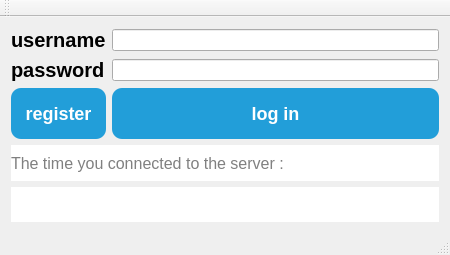
<?xml version="1.0" encoding="UTF-8"?>
<ui version="4.0">
 <class>MainWindow</class>
 <widget class="QMainWindow" name="MainWindow">
  <property name="geometry">
   <rect>
    <x>0</x>
    <y>0</y>
    <width>450</width>
    <height>255</height>
   </rect>
  </property>
  <property name="sizePolicy">
   <sizepolicy hsizetype="Preferred" vsizetype="Preferred">
    <horstretch>0</horstretch>
    <verstretch>0</verstretch>
   </sizepolicy>
  </property>
  <property name="minimumSize">
   <size>
    <width>450</width>
    <height>200</height>
   </size>
  </property>
  <property name="maximumSize">
   <size>
    <width>450</width>
    <height>255</height>
   </size>
  </property>
  <property name="windowTitle">
   <string>QTCPClient</string>
  </property>
  <property name="styleSheet">
   <string notr="true"/>
  </property>
  <widget class="QWidget" name="centralWidget">
   <layout class="QGridLayout" name="gridLayout_2">
    <item row="0" column="0">
     <layout class="QGridLayout" name="gridLayout">
      <item row="0" column="0">
       <widget class="QLabel" name="user_lbl">
        <property name="styleSheet">
         <string notr="true">color : black;
font-weight:bold;
font-size: 20px;
text-align:center;
</string>
        </property>
        <property name="text">
         <string>username</string>
        </property>
       </widget>
      </item>
      <item row="3" column="1">
       <widget class="QPushButton" name="log_btn">
        <property name="styleSheet">
         <string notr="true">border-radius:10px;
background-color:#229ED9;
color:white;
font-size:18px;
font-weight:bold;
padding : 15px 0;</string>
        </property>
        <property name="text">
         <string>log in</string>
        </property>
       </widget>
      </item>
      <item row="1" column="1">
       <widget class="QLineEdit" name="pass_led">
        <property name="sizePolicy">
         <sizepolicy hsizetype="Expanding" vsizetype="Fixed">
          <horstretch>0</horstretch>
          <verstretch>0</verstretch>
         </sizepolicy>
        </property>
        <property name="styleSheet">
         <string notr="true">#input_signup_password
{
outline:none;
border:none;
border-bottom:1px solid lightgray;
background-color:white;
}
#input_signup_password:focus
{
border-bottom:1px solid #40ABE3;
}</string>
        </property>
        <property name="echoMode">
         <enum>QLineEdit::Password</enum>
        </property>
       </widget>
      </item>
      <item row="0" column="1">
       <widget class="QLineEdit" name="user_led">
        <property name="styleSheet">
         <string notr="true">#input_signup_password
{
outline:none;
border:none;
border-bottom:1px solid lightgray;
background-color:white;
}
#input_signup_password:focus
{
border-bottom:1px solid #40ABE3;
}</string>
        </property>
       </widget>
      </item>
      <item row="1" column="0">
       <widget class="QLabel" name="pass_lbl">
        <property name="styleSheet">
         <string notr="true">color : black;
font-weight:bold;
font-size: 20px;
text-align:center;
</string>
        </property>
        <property name="text">
         <string>password</string>
        </property>
       </widget>
      </item>
      <item row="3" column="0">
       <widget class="QPushButton" name="reg_btn">
        <property name="styleSheet">
         <string notr="true">border-radius:10px;
background-color:#229ED9;
color:white;
font-size:18px;
font-weight:bold;
padding : 15px 0;</string>
        </property>
        <property name="text">
         <string>register</string>
        </property>
       </widget>
      </item>
     </layout>
    </item>
    <item row="2" column="0">
     <widget class="QLabel" name="time_lbl">
      <property name="styleSheet">
       <string notr="true">color:gray;
font-weight:400;
font-size:16px;
background-color:white;</string>
      </property>
      <property name="text">
       <string/>
      </property>
     </widget>
    </item>
    <item row="1" column="0">
     <widget class="QLabel" name="label">
      <property name="styleSheet">
       <string notr="true">color:gray;
font-weight:400;
font-size:16px;
background-color:white;</string>
      </property>
      <property name="text">
       <string>The time you connected to the server :</string>
      </property>
     </widget>
    </item>
   </layout>
  </widget>
  <widget class="QMenuBar" name="menuBar">
   <property name="geometry">
    <rect>
     <x>0</x>
     <y>0</y>
     <width>450</width>
     <height>21</height>
    </rect>
   </property>
  </widget>
  <widget class="QToolBar" name="mainToolBar">
   <property name="sizePolicy">
    <sizepolicy hsizetype="Fixed" vsizetype="Fixed">
     <horstretch>0</horstretch>
     <verstretch>0</verstretch>
    </sizepolicy>
   </property>
   <attribute name="toolBarArea">
    <enum>TopToolBarArea</enum>
   </attribute>
   <attribute name="toolBarBreak">
    <bool>false</bool>
   </attribute>
  </widget>
  <widget class="QStatusBar" name="statusBar"/>
 </widget>
 <layoutdefault spacing="6" margin="11"/>
 <resources/>
 <connections/>
</ui>
